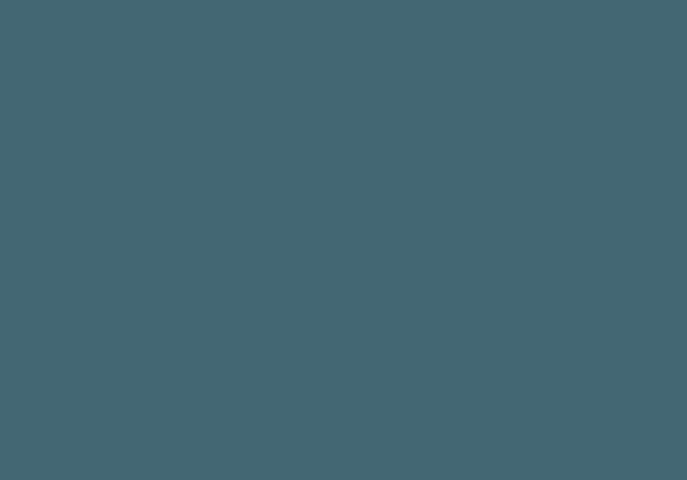
#> input picture background.jpg, 687 x 480 px; its folder holds 3 pictures in this run
$ python -i code_handler.py   (imports and definitions only)
#> lines starting #> are read from the running program, lines starting #| are printed output that depends on the picture
import subprocess
import os
import tkinter as tk
from tkinter import filedialog
from tkinter import simpledialog
from PIL import Image, ImageTk
from tkinter import PhotoImage
import traceback


selected_script_files = []
selected_reference_file = ""
selected_additional_inputs = ""

def get_file_name_with_extension(file_path):
    return os.path.basename(file_path)

# [104 lines left out: functions compare_files, select_script_files, select_reference_file, select_additional_inputs, browse_files, not called in this run]


def create_code_gui():
    try:
        # Create the GUI
        root = tk.Tk()
        root.title("Code Grader")

        global background_photo, top_photo, bottom_photo

        # Load images
        print("Loading images...")
        background_image = Image.open("background.jpg")
#> background_image is the input picture: PIL image 687x480 RGB; mean R, G, B 67, 103, 115
        top_image = Image.open("top_image.jpg")
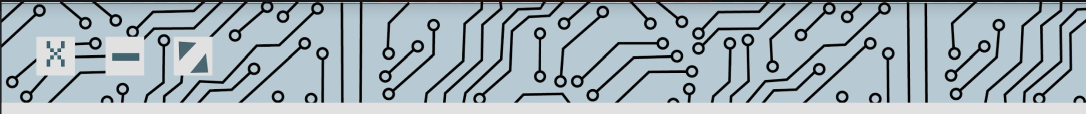
#> input picture top_image.jpg, 2172 x 228 px (shown at 1/2 size)
#> top_image is the input picture: PIL image 2172x228 RGB; mean R, G, B 161.2, 174.5, 181.6
        bottom_image = Image.open("bottom_image.jpg")
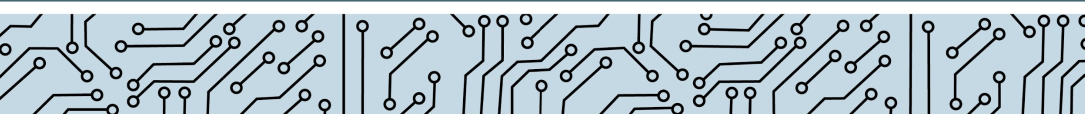
#> input picture bottom_image.jpg, 2169 x 228 px (shown at 1/2 size)
#> bottom_image is the input picture: PIL image 2169x228 RGB; mean R, G, B 176.6, 191.9, 200.3

        # Resize images to fit the window using LANCZOS resampling method
        background_image = background_image.resize((800, 600), Image.LANCZOS)
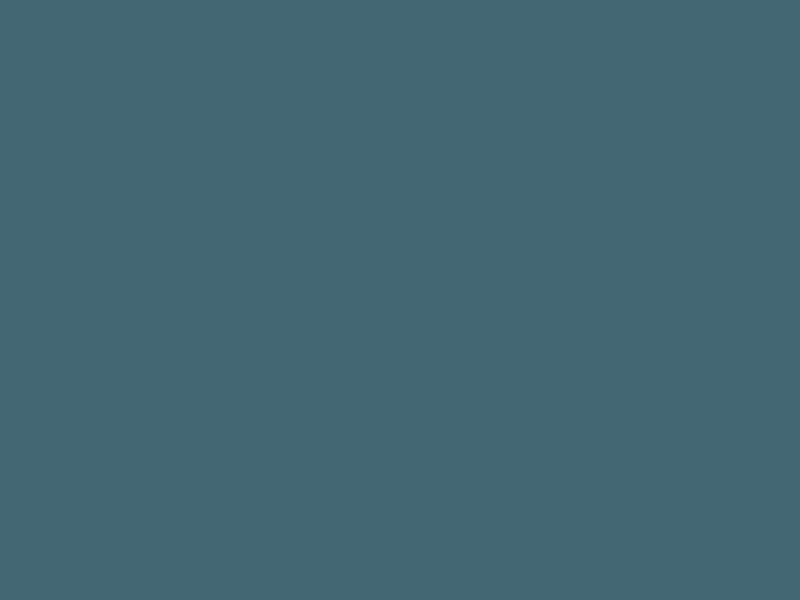
#> background_image: PIL image 800x600 RGB; mean R, G, B 67, 103, 115
        top_image = top_image.resize((800, 100), Image.LANCZOS)
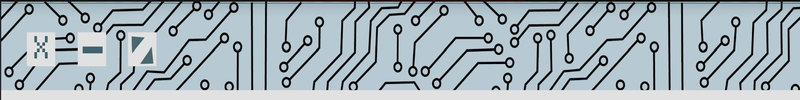
#> top_image: PIL image 800x100 RGB; mean R, G, B 161.8, 175, 182.1
        bottom_image = bottom_image.resize((800, 100), Image.LANCZOS)
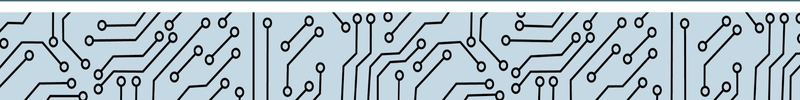
#> bottom_image: PIL image 800x100 RGB; mean R, G, B 177.3, 192.5, 200.9

        # Convert images to Tkinter-compatible format and store as attributes of the root window
        print("Converting images to Tkinter-compatible format...")
        root.background_photo = ImageTk.PhotoImage(background_image)
        root.top_photo = ImageTk.PhotoImage(top_image)
        root.bottom_photo = ImageTk.PhotoImage(bottom_image)


        print("Images loaded successfully.")

        # Create background label
        '''
        background_label = tk.Label(root, image=root.background_photo)
        background_label.place(x=0, y=0, relwidth=1, relheight=1)

        # Create top image label
        top_image_label = tk.Label(root, image=root.top_photo)
        top_image_label.place(x=0, y=0, relwidth=1, relheight=0.1)

        # Create bottom image label
        bottom_image_label = tk.Label(root, image=bottom_photo)
        bottom_image_label.place(x=0, rely=0.9, relwidth=1, relheight=0.1)

        '''
        # Instructions label
        instructions_label = tk.Label(root, text="Please select script files, a reference file, and additional inputs (if any) to grade against.", font=("Helvetica", 14))
        instructions_label.pack(pady=10)

        # Button to select script files
        select_script_button = tk.Button(root, text="Select Script Files", font=("Helvetica", 12), command=select_script_files)
        select_script_button.pack(pady=5)

        # Label to display selected script files
        global script_files_label
        script_files_label = tk.Label(root, text="", font=("Helvetica", 12))
        script_files_label.pack()

        # Button to select reference file
        select_reference_button = tk.Button(root, text="Select Reference File", font=("Helvetica", 12), command=select_reference_file)
        select_reference_button.pack(pady=5)

        # Label to display selected reference file
        global reference_file_label
        reference_file_label = tk.Label(root, text="", font=("Helvetica", 12))
        reference_file_label.pack()

        # Button to select additional inputs
        select_additional_inputs_button = tk.Button(root, text="Select Additional Inputs", font=("Helvetica", 12), command=select_additional_inputs)
        select_additional_inputs_button.pack(pady=5)

        # Label to display selected additional inputs
        global additional_inputs
        additional_inputs = tk.Label(root, text="", font=("Helvetica", 12))
        additional_inputs.pack()

        # Button to browse files
        browse_button = tk.Button(root, text="Grade Files", font=("Helvetica", 12), command=browse_files)
        browse_button.pack(pady=10)

        # Label to display result
        global result_label
        result_label = tk.Label(root, text="", font=("Helvetica", 12))
        result_label.pack(pady=10)

        root.mainloop()
    except Exception as e:
        print("An error occurred:", e)
        traceback.print_exc()  # Print the traceback for further debugging


# Call create_code_gui when this script is executed directly
# [2 lines not run here, left out]

>>> result = create_code_gui()
